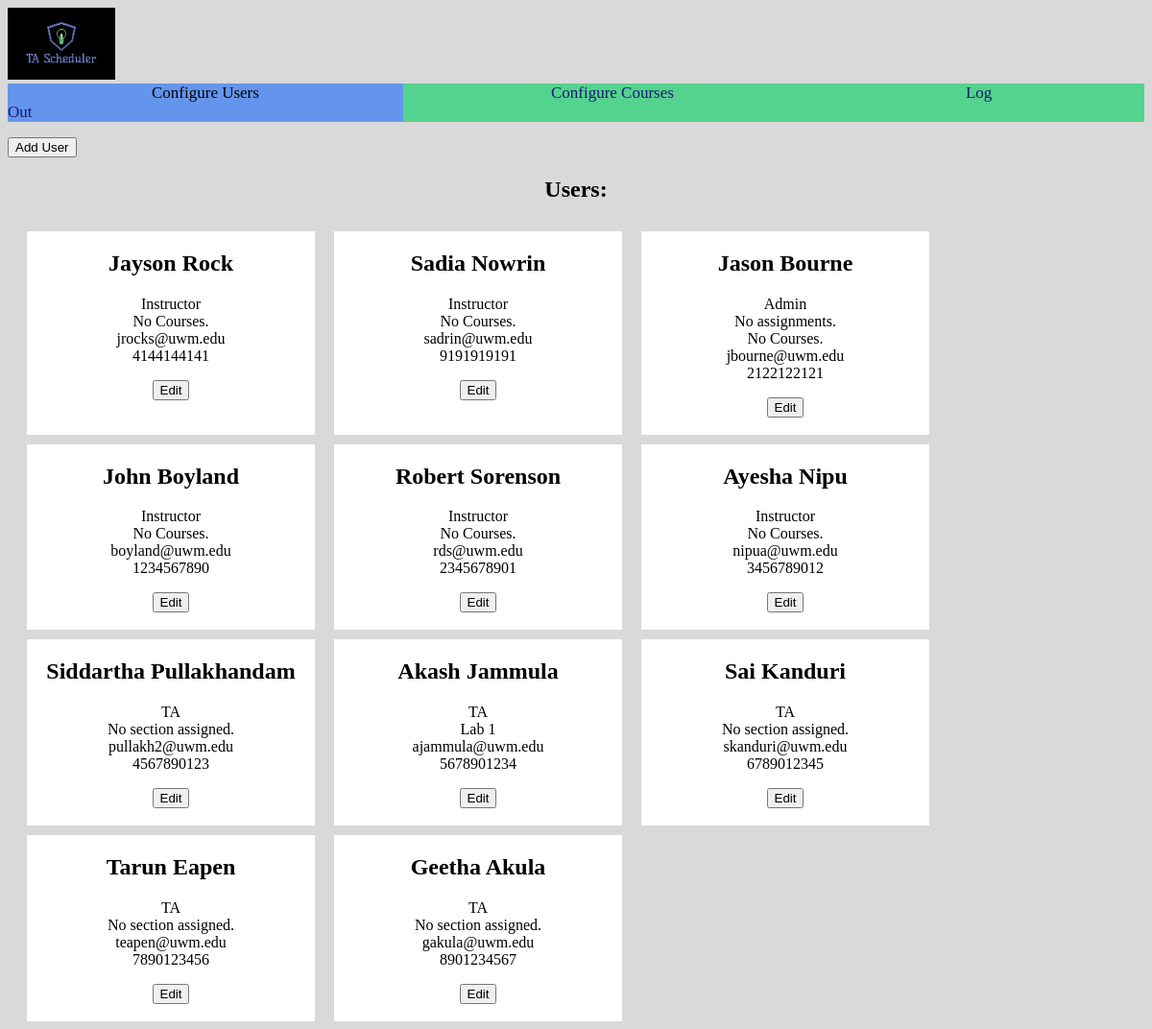
The app's page /configure_user.html (signed in), older data.
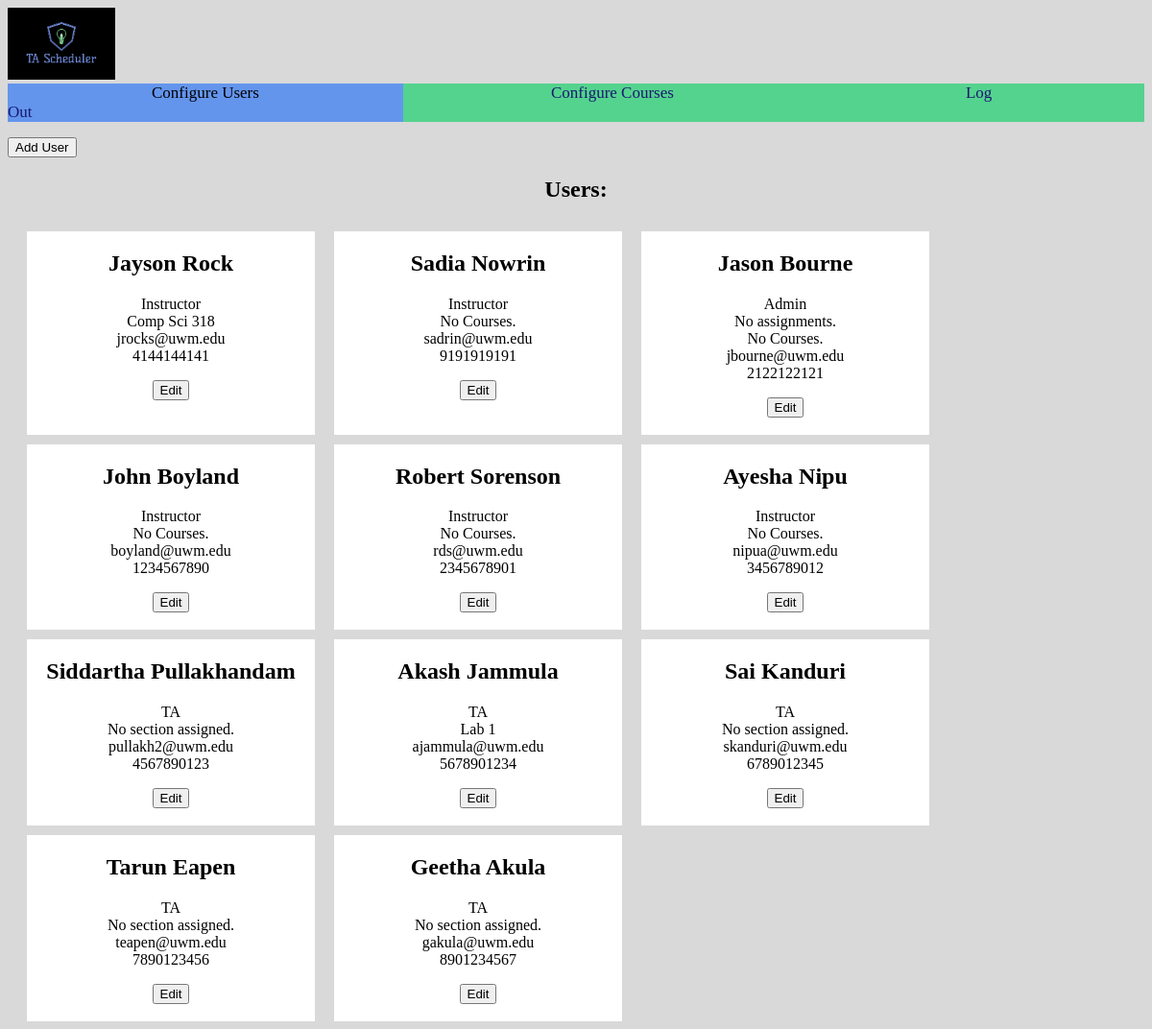
The same page, newer data.
### djangoProject1/models.py (models this page shows, shortened)
class User(models.Model): # basic for now
    ROLE_CHOICES = [
        ('TA', 'Teaching Assistant'),
        ('Instructor', 'Instructor'),
        ('Admin', 'Administrator'),
    ]
    id = models.UUIDField(primary_key=True, default=uuid.uuid4, editable=False) #unique id
    first_name = models.CharField(max_length=50, default="DefaultFirst") #first name of user
    last_name = models.CharField(max_length=50, default="DefaultLast") #last name of user
    username = models.CharField(max_length=50, unique=True, default="Default_Username")  #unique username (ISSUES LATER ON, default AND unique doesn't work well)
    password = models.CharField(max_length=128, default="Default_Password")  #stored password (128 for hash(? idk documentation recommended it))
    email = models.EmailField(default="default@example.com")  #unique email address (cant run unless blank by default
    phone_number = models.CharField(max_length=10, blank=True, null=True)  #optional phone number (can make required later)
    address = models.TextField(blank=True, null=True)  #optional home address (can make required later)
    skills = models.TextField(blank=True, null=True)  #apparently we need skills? okay here's an open text field for it
    role = models.CharField(max_length=20, choices=ROLE_CHOICES, default='TA')  #role of the user (TA, Instructor, Admin)

class Section(models.Model):
    id = models.UUIDField(primary_key=True, default=uuid.uuid4, editable=False) #unique id
    name = models.CharField(max_length=100, default="Default Section Name") #section name
    course = models.ForeignKey(Course, on_delete=models.CASCADE, related_name='sections') #link to course
    days = MultiSelectField(choices=DAYS_OF_WEEK, blank=True, null=True)  #day of the week
    time = models.TimeField(blank=True, null=True)  #specific time of day
    location = models.CharField(max_length=100, blank=True, null=True) #location
    user = models.ForeignKey(User, null=True, blank=True, limit_choices_to={'role__in': ['TA', 'Instructor']}, on_delete=models.SET_NULL, related_name='sections')

class Course(models.Model):
    id = models.UUIDField(primary_key=True, default=uuid.uuid4, editable=False) #unique id
    name = models.CharField(max_length=100, default="Default Course Name") #course name
    users = models.ManyToManyField(User, limit_choices_to={'role__in': ['TA', 'Instructor']}, related_name='courses', blank=True)

### djangoProject1/views.py (the view, shortened to what this page needs)
# urls.py: path('configure_user.html', ConfigureUserPage.as_view(), name='configure_user'),
class ConfigureUserPage(View):
    def get(self, request):
        users = User.objects.all()
        user = GetUser.get_user(request)
        if not user:
            return redirect('/')
        return render(request, "configure_user.html",
                      {"roles": User.ROLE_CHOICES, "users": users})

### djangoProject1/MethodFiles/GeneralMethods.py (called while the page is built)
    @staticmethod
    def get_user(request):
        name = request.session.get('cur_user_name')
        if not name:
            return None
        else:
            return User.objects.filter(username=name).first()

### templates/configure_user.html (shortened to what this page needs)
<!DOCTYPE html>
<html lang="en">
<head>
    <link rel="stylesheet" href="/static/style.css"/>
</head>
<body style="background-color: rgb(217,217,217)">
<a href="home.html">
    <img src="/static/Logo.jpeg" alt="TA Scheduler Logo" style="height: 75px; width: auto;">
</a>
<div class="navbar">
    <a class="active" href="configure_user.html" style="padding: 150px">Configure Users</a>
    <a href="configure_course.html" style="padding: 150px">Configure Courses</a>
    <a href="/" style="padding: 150px">Log Out</a>
</div>
<div class="addUserModal">
</div>
<button popovertarget="createUser">Add User</button>
<h2 class="container">Users:</h2>
<div class="boxContainer">
    {% for user in users %}
        <div class="whiteBox">
            <h2>{{ user.first_name }} {{ user.last_name }}</h2>
            <p>{{ user.role }} <br/>
                {% if user.role == "Instructor" %}
                    {% for course in user.courses.all %}
                        {{ course.name }}<br/>
                    {% empty %}
                        No Courses.<br/>
                    {% endfor %}
                {% elif user.role == "TA" %}
                    {% for section in user.sections.all %}
                        {{ section.name }}<br/>
                    {% empty %}
                        No section assigned.<br/>
                    {% endfor %}
                {% else %}
                    No assignments.<br/>
                {% endif %}
                {% if user.role == "Admin" %}
                    No Courses.<br/>
                {% endif %}
                {{ user.email }}<br/>{{ user.phone_number }}</p>
            <button popovertarget="editModal {{ user.id }}">Edit</button>
            <br/><br/>
        </div>
    {% endfor %}
</div>
</body>
</html>

Row changes from the older to the newer data that the page shows:
changed User "Jayson": gains Course (name "Comp Sci 318"); no longer shows "No Courses."
